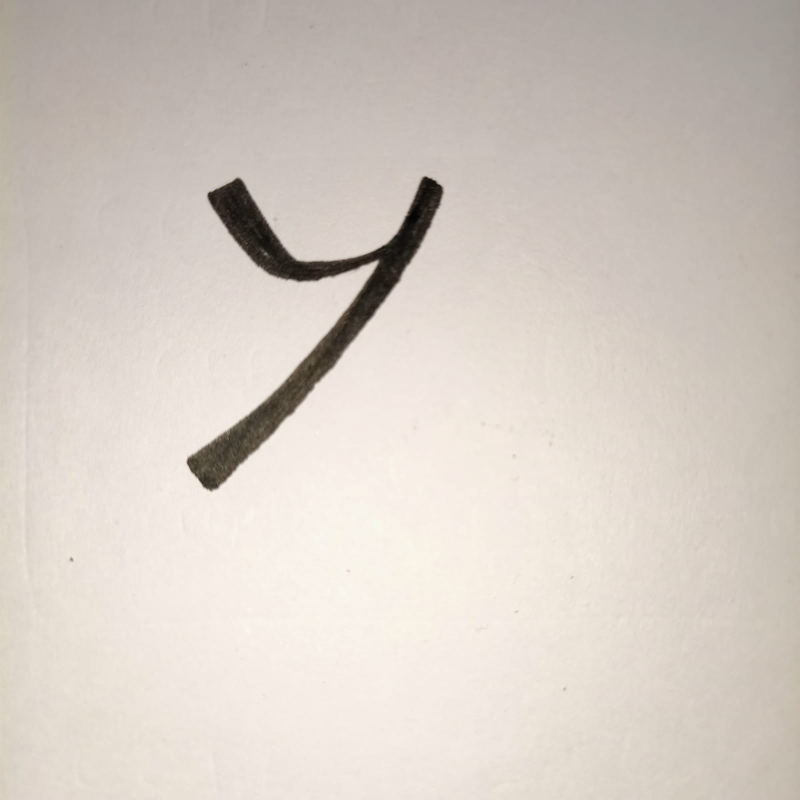
#> input picture Y.jpeg, 1599 x 1599 px, given in place of Y.jpg, which was not available (shown at 1/2 size)
$ jupyter execute --allow-errors HandWritten_Character_Recognition_using_Neural_Network.ipynb   (shell and % lines are left out)   (text cells are left out)
#> lines starting #> are read from the running program, lines starting #| are printed output that depends on the picture; after the words box and inside, x2 and y2 are one past the last pixel; in counts of white or black regions, pixels touching at a corner belong together; pictures that were not available may be replaced by others from this repository, and a replacement may not be noted
[cell 1]
import matplotlib.pyplot as plt
import cv2
import numpy as np
from keras.models import Sequential
from keras.layers import Dense, Flatten, Conv2D, MaxPool2D, Dropout
from tensorflow.keras.optimizers import SGD, Adam
from keras.callbacks import ReduceLROnPlateau, EarlyStopping
from keras.utils.np_utils import to_categorical
import pandas as pd
import numpy as np
from sklearn.model_selection import train_test_split
from sklearn.utils import shuffle

[cell 2]
from google.colab import drive
drive.mount('/content/gdrive')

#> (a cell that did not finish here is left out)

#> (a cell that did not finish here is left out)

#> (a cell that did not finish here is left out)

[cell 6]
word_dict = {0:'A',1:'B',2:'C',3:'D',4:'E',5:'F',6:'G',7:'H',8:'I',9:'J',10:'K',11:'L',12:'M',13:'N',14:'O',15:'P',16:'Q',17:'R',18:'S',19:'T',20:'U',21:'V',22:'W',23:'X', 24:'Y',25:'Z'}

#> (a cell that did not finish here is left out)

#> (a cell that did not finish here is left out)

#> (a cell that did not finish here is left out)

#> (a cell that did not finish here is left out)

#> (a cell that did not finish here is left out)

#> (a cell that did not finish here is left out)

#> (a cell that did not finish here is left out)

#> (a cell that did not finish here is left out)

[cell 15]
fig, axes = plt.subplots(3,3, figsize=(8,9))
axes = axes.flatten()

#> (the rest of this cell did not finish here and is left out)

[cell 16]
img = cv2.imread(r'/content/gdrive/MyDrive/DL project/Y.jpg')
#> img is the input picture: shape (1599, 1599, 3); mean B, G, R 196.2, 204.3, 213.2
img_copy = img.copy()

img = cv2.cvtColor(img, cv2.COLOR_BGR2RGB)
img = cv2.resize(img, (400,440))
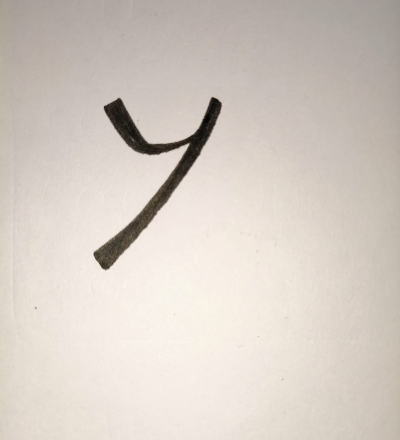
#> img: shape (440, 400, 3); mean R, G, B 213.2, 204.3, 196.2

[cell 17]
img_copy = cv2.GaussianBlur(img_copy, (7,7), 0)
img_gray = cv2.cvtColor(img_copy, cv2.COLOR_BGR2GRAY)
_, img_thresh = cv2.threshold(img_gray, 100, 255, cv2.THRESH_BINARY_INV)
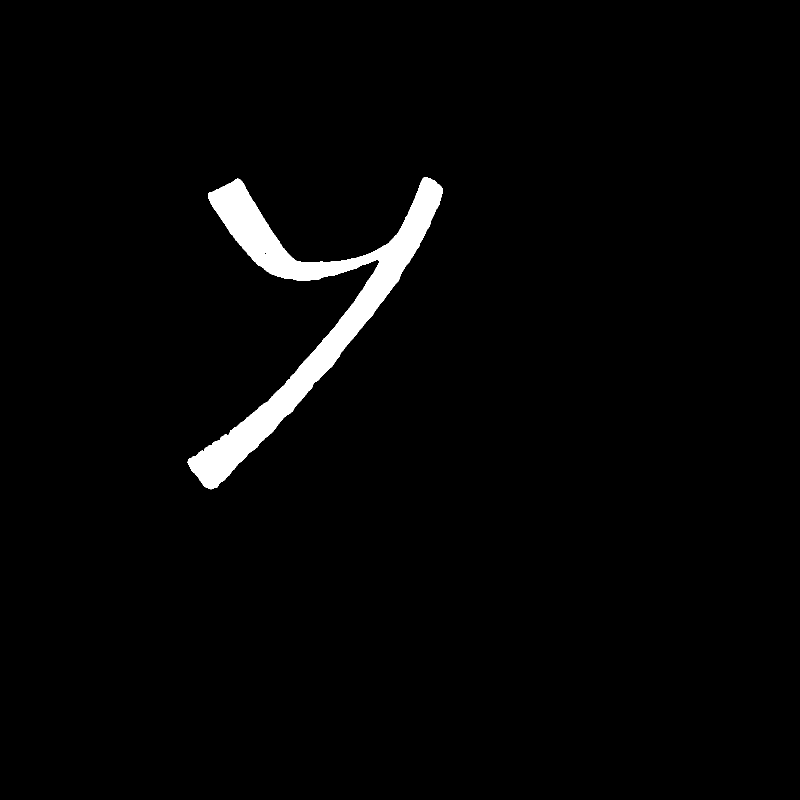
#> img_thresh: shape (1599, 1599) (shown at 1/2 size); 2.3% white; 1 white region, box (x1, y1, x2, y2) and area: (375, 354, 885, 979) 59263

img_final = cv2.resize(img_thresh, (28,28))
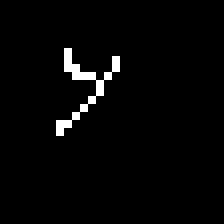
#> img_final: shape (28, 28) (shown 8 times larger); 2.3% white in thin lines or dots, all inside (x1, y1, x2, y2) = (7, 6, 15, 17)
img_final =np.reshape(img_final, (1,28,28,1))

$ run again, with O.jpeg copied over Y.jpeg
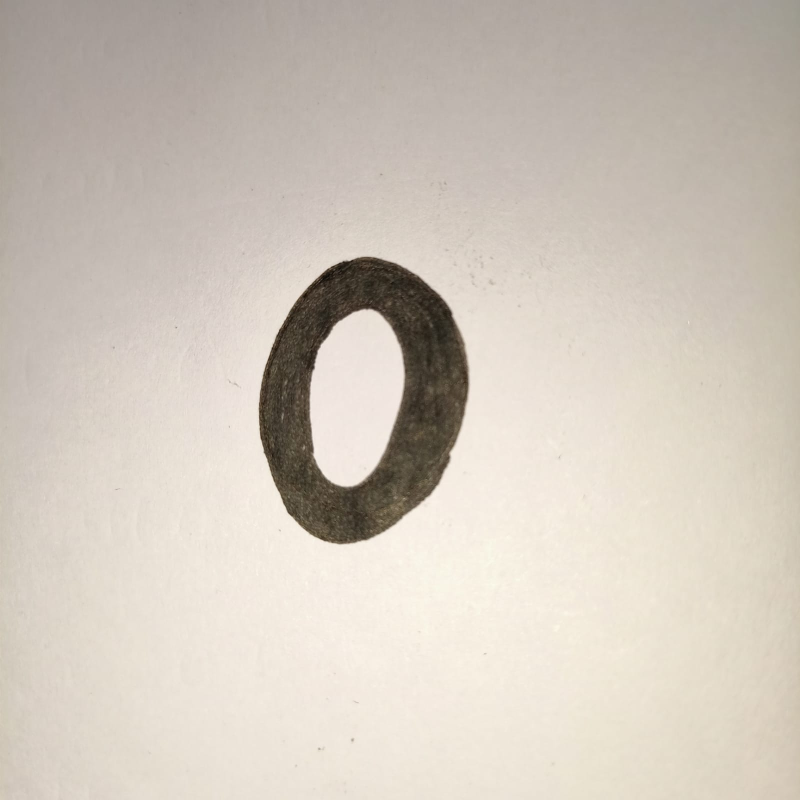
#> input picture O.jpeg, 1599 x 1599 px, given in place of Y.jpg, which was not available (shown at 1/2 size)
#> img is the input picture: shape (1599, 1599, 3); mean B, G, R 187.9, 198.7, 207.5
#> `_, img_thresh = cv2.threshold(img_gray, 100, 255, cv2.THRESH_BINARY_INV)`:
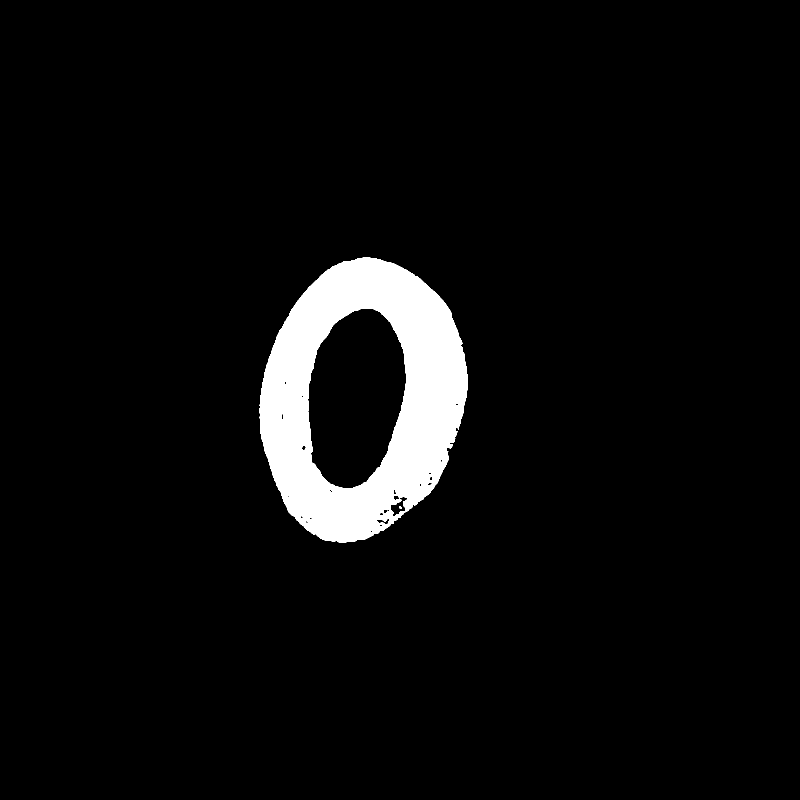
#> img_thresh: shape (1599, 1599) (shown at 1/2 size); 4.9% white; 2 white regions, box (x1, y1, x2, y2) and area: (519, 515, 936, 1086) 124235, (798, 1012, 804, 1018) 25
#> `img_final = cv2.resize(img_thresh, (28,28))`:
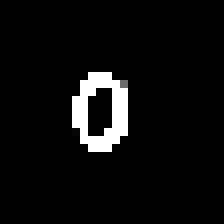
#> img_final: shape (28, 28) (shown 8 times larger); min 0, max 255, mean 13.2
